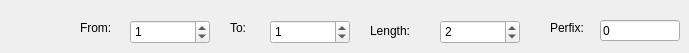
     <widget class="QWidget" name="tab_14">
      <attribute name="title">
       <string>Subjects</string>
      </attribute>
      <widget class="QLabel" name="label_20">
       <property name="geometry">
        <rect>
         <x>230</x>
         <y>20</y>
         <width>60</width>
         <height>16</height>
        </rect>
       </property>
       <property name="text">
        <string>To:</string>
       </property>
      </widget>
      <widget class="QSpinBox" name="txtDISubTo">
       <property name="geometry">
        <rect>
         <x>270</x>
         <y>20</y>
         <width>80</width>
         <height>24</height>
        </rect>
       </property>
       <property name="toolTip">
        <string>&lt;html&gt;&lt;head/&gt;&lt;body&gt;&lt;p&gt;&lt;span style=&quot; font-size:18pt; color:#0000ff;&quot;&gt;SubFrom: subject counter will be ended from this number&lt;/span&gt;&lt;/p&gt;&lt;p&gt;&lt;span style=&quot; font-size:18pt; color:#0000ff;&quot;&gt;SubTo &amp;gt; 0 &amp;amp;&amp;amp; SubFrom &amp;lt;= SubTo&lt;/span&gt;&lt;/p&gt;&lt;/body&gt;&lt;/html&gt;</string>
       </property>
       <property name="maximum">
        <number>999999999</number>
       </property>
       <property name="value">
        <number>1</number>
       </property>
      </widget>
      <widget class="QLabel" name="label_22">
       <property name="geometry">
        <rect>
         <x>80</x>
         <y>20</y>
         <width>60</width>
         <height>16</height>
        </rect>
       </property>
       <property name="text">
        <string>From:</string>
       </property>
      </widget>
      <widget class="QSpinBox" name="txtDISubFrom">
       <property name="geometry">
        <rect>
         <x>130</x>
         <y>20</y>
         <width>80</width>
         <height>24</height>
        </rect>
       </property>
       <property name="toolTip">
        <string>&lt;html&gt;&lt;head/&gt;&lt;body&gt;&lt;p&gt;&lt;span style=&quot; font-size:18pt; color:#0000ff;&quot;&gt;SubFrom: subject counter will be started from this number&lt;/span&gt;&lt;/p&gt;&lt;p&gt;&lt;span style=&quot; font-size:18pt; color:#0000ff;&quot;&gt;SubForm &amp;gt; 0 &amp;amp;&amp;amp; SubFrom &amp;lt;= SubTo&lt;/span&gt;&lt;/p&gt;&lt;/body&gt;&lt;/html&gt;</string>
       </property>
       <property name="maximum">
        <number>999999999</number>
       </property>
       <property name="value">
        <number>1</number>
       </property>
      </widget>
      <widget class="QLabel" name="label_25">
       <property name="geometry">
        <rect>
         <x>550</x>
         <y>20</y>
         <width>60</width>
         <height>16</height>
        </rect>
       </property>
       <property name="text">
        <string>Perfix:</string>
       </property>
      </widget>
      <widget class="QLabel" name="label_26">
       <property name="geometry">
        <rect>
         <x>370</x>
         <y>20</y>
         <width>60</width>
         <height>21</height>
        </rect>
       </property>
       <property name="text">
        <string>Length:</string>
       </property>
      </widget>
      <widget class="QLineEdit" name="txtDISubPer">
       <property name="geometry">
        <rect>
         <x>600</x>
         <y>20</y>
         <width>80</width>
         <height>21</height>
        </rect>
       </property>
       <property name="toolTip">
        <string>&lt;html&gt;&lt;head/&gt;&lt;body&gt;&lt;p&gt;&lt;span style=&quot; font-size:18pt; color:#0000ff;&quot;&gt;SubPer: content of subject counter, e.g. SubPer = 0 -&amp;gt; sub-001 OR SubPer = A -&amp;gt; sub-AA1&lt;/span&gt;&lt;/p&gt;&lt;/body&gt;&lt;/html&gt;</string>
       </property>
       <property name="text">
        <string>0</string>
       </property>
      </widget>
      <widget class="QSpinBox" name="txtDISubLen">
       <property name="geometry">
        <rect>
         <x>440</x>
         <y>20</y>
         <width>80</width>
         <height>24</height>
        </rect>
       </property>
       <property name="toolTip">
        <string>&lt;html&gt;&lt;head/&gt;&lt;body&gt;&lt;p&gt;&lt;span style=&quot; font-size:18pt; color:#0000ff;&quot;&gt;SubLen: the length of subject counter, e.g. SubLen=3 -&amp;gt; output sub-001, sub-002&lt;/span&gt;&lt;/p&gt;&lt;p&gt;&lt;span style=&quot; font-size:18pt; color:#0000ff;&quot;&gt;SubLen &amp;gt; 1&lt;/span&gt;&lt;/p&gt;&lt;/body&gt;&lt;/html&gt;</string>
       </property>
       <property name="minimum">
        <number>1</number>
       </property>
       <property name="maximum">
        <number>999999999</number>
       </property>
       <property name="singleStep">
        <number>1</number>
       </property>
       <property name="value">
        <number>2</number>
       </property>
      </widget>
     </widget>
